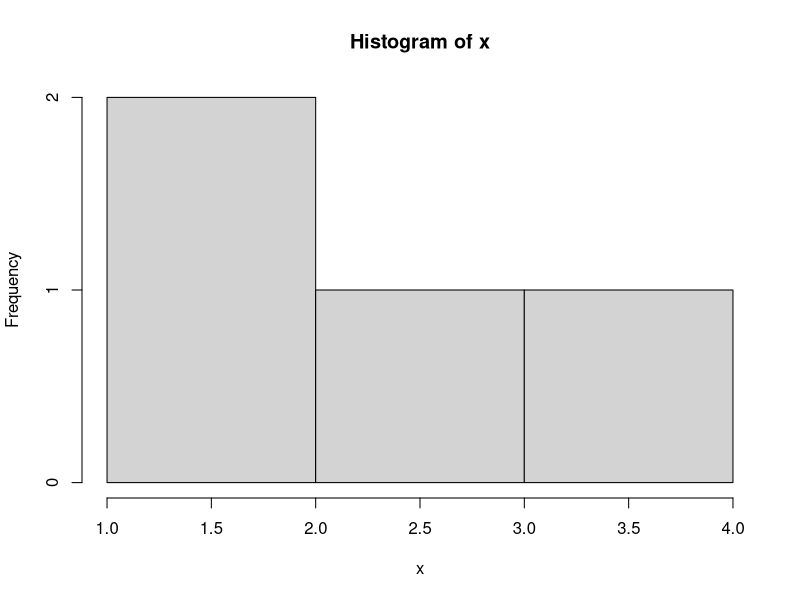

R code for this plot:
## ---- chunk 1
knitr::opts_chunk$set(echo = TRUE)
## ---- chunk 2
fx <- function(x) x*x
f <- function(a,b) fx(a) + fx(b)
f(10, 100)
## ---- chunk 3
is.integer(666)
round(13) == 13
is.integer(as.integer(13))
## ---- chunk 4
0.33333333333333333333333333 == 3 * 0.11111111111111111111111111
0.45 == 3 * 0.15
0.15 * 3
round(0.45, 2) == round(3 * 0.15, 2)
pi
approx.pi <- 22/7
approx.pi
## ---- chunk 5
x <- c (6, 66, 666)
x
is.vector(x)
x[1] # нумерация с единицы :'(
x[0] # WTF
x[4] # выход за границы
x[-8] # WTF
x[9.8] #WTF
x[NA] #WTF?????

## ---- chunk 6
vector(length=10) # возврат "пустого" вектора
vector(length=0) #WTF
vector(length = 7.5) #привел к целому

## ---- chunk 7
x <- c(1, 2, 3, 4, 5, 6)
y <- c(2, 3, 4, 5, 6, 7)
x + y
x * y # поэлементно
x %*% y # перемножение матриц
## ---- chunk 8
all.equal(x, as.vector(x)) #WTF
## ---- chunk 9
x <- c(1, 2, 3, 4)
x + c(666, 13) #элементы короткого вектора повторяются
## ---- chunk 10
mean(x)
median(x)
length(x)
sum(x)
sort(x)
summary(x)
## ---- chunk 11
hist(x)
## ---- chunk 12
range(x <- sort(round(stats::rnorm(10) - 1.2, 1)))

if(any(x < 0)) cat("x contains negative values\n")
if(all(x < 0)) cat("all x values are negative\n")
all(logical(0))  # true, as all zero of the elements are true. WTF
## ---- chunk 13
x <- c(1, 2, 3, 4, 5, 6)
x.a <- array(x, dim = c(2,3)) #Заполнение сверху вниз по колонкам
x.a
dim(x.a)
is.vector(x.a)
is.array(x.a)
typeof(x.a)#The Type of an Object
str(x.a) #структура
## ---- chunk 14
attributes(x.a) #атрибут x.a - размерность dim 2 строки, 3 столбца
## ---- chunk 15
x <- cbind(a = 1:3, pi = pi) # simple matrix with dimnames
x
attributes(x) # безымянные строки, имена колонок
## ---- chunk 16
str(x.a) # структура
str(1:13)
str(str)
## ---- chunk 17
x.a
x.a[2,3] # строка столбец
x.a[,2] # второй столбец
x.a[2,] #вторая строка
x.a[2] #WTF
## ---- chunk 18
LETTERS
which(LETTERS == "R") #номер буквы в алфавите
which((1:12)%%2 == 0) # which are even?
which (x.a %%2 == 1)
## ---- chunk 19
rowSums(x.a) #сумма по строкам
colSums(x.a)
rowMeans(x.a)
## ---- chunk 20
x.c <- x.a * 2
x.c
## ---- chunk 21
mdat <- matrix(c(1,2,3, 11,12,13), nrow = 2, ncol = 3, byrow = TRUE, dimnames = list(c("row1", "row2"), c("Col1", "Col2", "Col3")))
mdat
is.array(mdat)
is.matrix(mdat)
identical(mdat, x.a)
all.equal(mdat, mdat)
## ---- chunk 22

